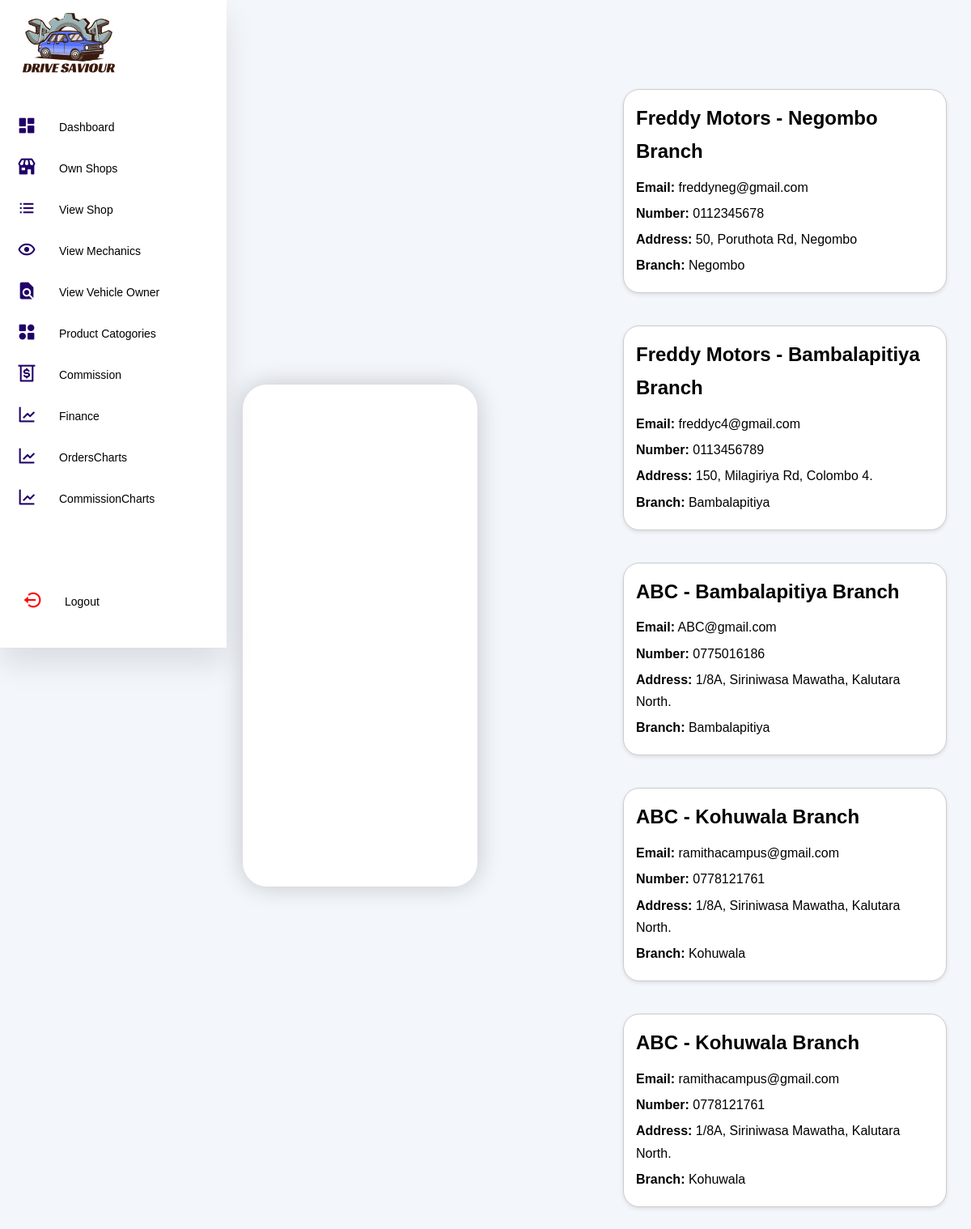
Page /admin/shop/shop.php (signed in) on the committed database.
### tables this page shows
CREATE TABLE `shops` (
  `id` int(11) NOT NULL,
  `ownerEmail` varchar(110) NOT NULL,
  `shop_name` varchar(255) NOT NULL,
  `email` varchar(255) NOT NULL,
  `number` varchar(15) NOT NULL,
  `address` varchar(255) NOT NULL,
  `branch` varchar(100) NOT NULL
);

### admin/shop/shop.php (the view, shortened to what this page needs)
<?php
require('../navbar/navbar.php');
include_once('../../connection.php');
$loggedInOwnerEmail = $_SESSION['email'];
$shop_data = [];
if (!empty($loggedInOwnerEmail)) {
    $stmt = $conn->prepare("SELECT * FROM shops WHERE ownerEmail = ?");
    $stmt->bind_param("s", $loggedInOwnerEmail);
    $stmt->execute();
    $result = $stmt->get_result();
    if ($result) {
        while ($row = $result->fetch_assoc()) {
            $shop_data[] = $row;
        }
    } else {
        echo "No results found for the given owner email.";
    }
} else {
    echo "No logged-in owner email found.";
}
?>
<!DOCTYPE html>
<html lang="en">
<head>
    <link rel="stylesheet" href="../navbar/style.css">
    <link rel="stylesheet" href="view_shop.css">
</head>
<body>
<div class="main_container">
    <div class="shop-cards">
        <?php if (!empty($shop_data)): ?>
            <?php foreach ($shop_data as $shop): ?>
                <div class="card">
                    <h3><?= htmlspecialchars($shop['shop_name']) ?> - <?= htmlspecialchars($shop['branch']) ?> Branch</h3>
                    <p><strong>Email:</strong> <?= htmlspecialchars($shop['email']) ?></p>
                    <p><strong>Number:</strong> <?= htmlspecialchars($shop['number']) ?></p>
                    <p><strong>Address:</strong> <?= htmlspecialchars($shop['address']) ?></p>
                    <p><strong>Branch:</strong> <?= htmlspecialchars($shop['branch']) ?></p>
                </div>
            <?php endforeach; ?>
        <?php else: ?>
            <p>No shops found for the logged-in owner.</p>
        <?php endif; ?>
    </div>
</body>
</html>

### style.css (style rules this page uses)
* { margin: 0; padding: 0; box-sizing: border-box; font-family: 'Poppins', sans-serif; }
body { display: flex; justify-content: center; align-items: center; min-height: 100vh; background: linear-gradient(90deg, #e2e2e2, #c9d6ff); }

### admin/navbar/style.css (style rules this page uses)
* { margin: 0; padding: 0; outline: none; border: none; text-decoration: none; box-sizing: border-box; font-family: "Poppins", sans-serif; }
body { background: #dfe9f55f; }

### admin/shop/view_shop.css (style rules this page uses)
body { margin-left: 300px; margin-top: 50px; }
.main_container { max-width: 1200px; width: 100%; padding: 20px; }

### admin/shop/shop.php (style rules this page uses)
.shop-cards { margin-top: 30px; margin-left: 150px; display: flex; flex-wrap: wrap; justify-content: center; gap: 20px; }
.card { width: 400px; border: 1px solid #ccc; background-color: white; padding: 15px; margin: 10px; border-radius: 20px; box-shadow: 0 2px 5px rgba(0, 0, 0, 0.1); line-height: 1.7; transition: transform 0.3s ease-in-out; }
.card h3 { margin-bottom: 10px; font-size: 1.5rem; }
.card p { margin: 5px 0; }

### rows in the picture
shops: shop_name "Freddy Motors", branch "Negombo", email "freddyneg@gmail.com", number "0112345678", address "50, Poruthota Rd, Negombo"
shops: shop_name "Freddy Motors", branch "Bambalapitiya", email "freddyc4@gmail.com", number "0113456789", address "150, Milagiriya Rd, Colombo 4."
shops: shop_name "ABC", branch "Bambalapitiya", email "ABC@gmail.com", number "0775016186", address "1/8A, Siriniwasa Mawatha, Kalutara North."
shops: shop_name "ABC", branch "Kohuwala", email "ramithacampus@gmail.com", number "0778121761", address "1/8A, Siriniwasa Mawatha, Kalutara North."
shops: shop_name "ABC", branch "Kohuwala", email "ramithacampus@gmail.com", number "0778121761", address "1/8A, Siriniwasa Mawatha, Kalutara North."
